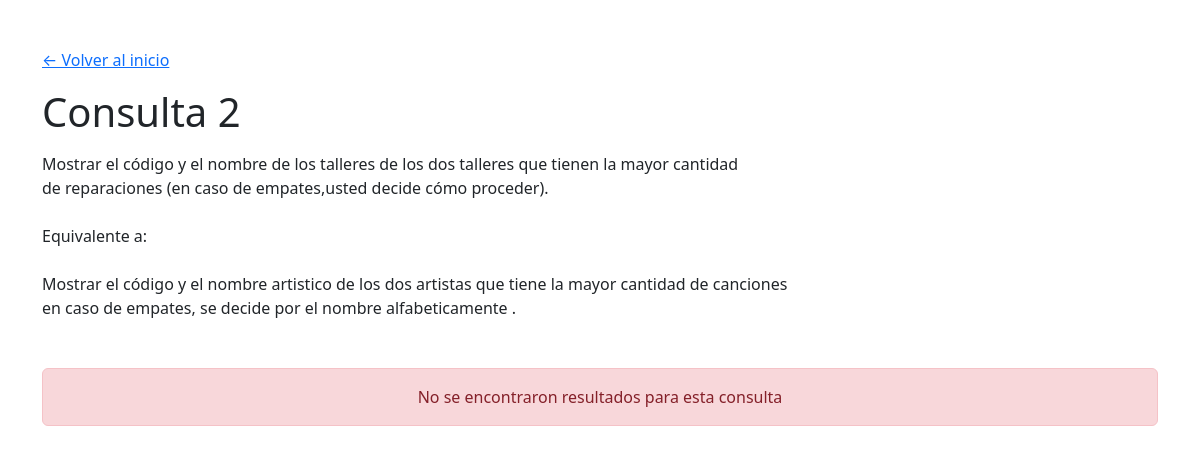
The app's page /consultas/consulta2.php, older data.
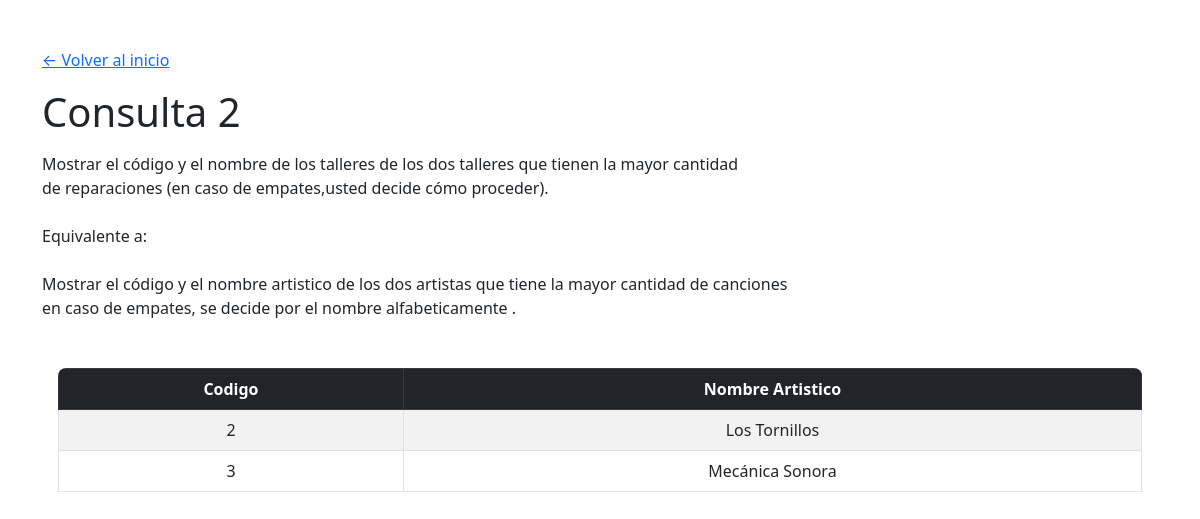
The same page, newer data.
### tables this page shows
CREATE TABLE ARTISTA(
    CODIGO INT PRIMARY KEY,
    NOMBRE_ARTISTICO VARCHAR(50) NOT NULL UNIQUE,
    GENERO_MUSICAL VARCHAR(30) NOT NULL,
    NOMBRE_OFICIAL VARCHAR(50),
    NUMERO_INTEGRANTES INT,
    TIPO_ARTISTA VARCHAR(10),
    CHECK(TIPO_ARTISTA IN ('Solista','Grupo')),
    CHECK((TIPO_ARTISTA = 'Solista' AND NOMBRE_OFICIAL IS NOT NULL AND NUMERO_INTEGRANTES IS NULL) 
          OR (TIPO_ARTISTA = 'Grupo' AND NOMBRE_OFICIAL IS NULL AND NUMERO_INTEGRANTES IS NOT NULL)),
    CHECK(CODIGO >= 0),
    CHECK(NUMERO_INTEGRANTES > 1)
);

### consultas/consulta2.php (the view, shortened to what this page needs)
<?php
include "../includes/header.php";
?>
<h1 class="mt-3">Consulta 2</h1>
<p class="mt-3">
    Mostrar el código y el nombre de los talleres de los dos talleres que tienen la mayor cantidad<br>
    de reparaciones (en caso de empates,usted decide cómo proceder).<br><br>
    Equivalente a:<br><br>
    Mostrar el código y el nombre artistico de los dos artistas que tiene la mayor cantidad de canciones<br>
    en caso de empates, se decide por el nombre alfabeticamente .
</p>
<?php
require('../config/conexion.php');
$query = "SELECT ARTISTA.CODIGO,ARTISTA.NOMBRE_ARTISTICO, COUNT(CANCION.CODIGO) AS TOTAL_CANCIONES FROM ARTISTA
JOIN
ALBUM ON ARTISTA.CODIGO = ALBUM.CODIGO_ARTISTA
JOIN
CANCION ON CANCION.CODIGO_ALBUM = ALBUM.CODIGO
GROUP BY ARTISTA.CODIGO
ORDER BY TOTAL_CANCIONES DESC, ARTISTA.NOMBRE_ARTISTICO ASC
LIMIT 2;";
$resultadoC2 = mysqli_query($conn, $query) or die(mysqli_error($conn));
?>
<?php
if($resultadoC2 and $resultadoC2->num_rows > 0):
?>
<div class="tabla mt-5 mx-3 rounded-3 overflow-hidden">
    <table class="table table-striped table-bordered">
        <thead class="table-dark">
            <tr>
                <th scope="col" class="text-center">Codigo</th>
                <th scope="col" class="text-center">Nombre Artistico</th>
            </tr>
        </thead>
        <tbody>
            <?php
            foreach ($resultadoC2 as $fila):
            ?>
            <tr>
                <td class="text-center"><?= $fila["CODIGO"]; ?></td>
                <td class="text-center"><?= $fila["NOMBRE_ARTISTICO"]; ?></td>
            </tr>
            <?php
            endforeach;
            ?>
        </tbody>
    </table>
</div>
<?php
else:
?>
<div class="alert alert-danger text-center mt-5">
    No se encontraron resultados para esta consulta
</div>
<?php
endif;
include "../includes/footer.php";
?>

Row changes from the older to the newer data that the page shows:
added artista: CODIGO "2", NOMBRE_ARTISTICO "Los Tornillos"
added artista: CODIGO "3", NOMBRE_ARTISTICO "Mecánica Sonora"
Text that changed along with them:
text no longer shown: "No se encontraron resultados para esta consulta"
text now shown: "Codigo Nombre Artistico"
